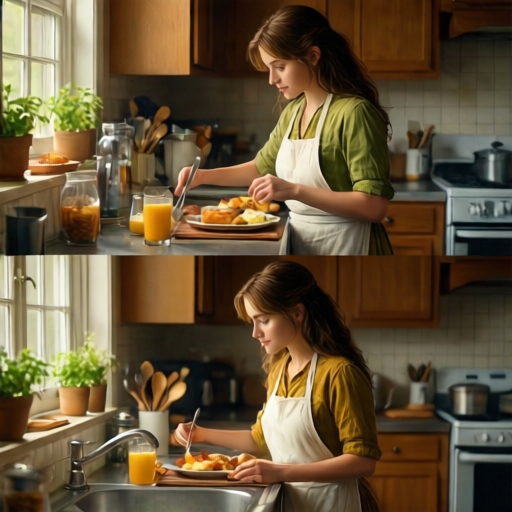
#> input picture outputs/candidates/01/scene_1/candidate_1.png, 512 x 512 px
$ python -i rerank_candidates.py   (imports and definitions only)
#> lines starting #> are read from the running program, lines starting #| are printed output that depends on the picture
"""Select one final candidate image per scene from the generation manifest.

The script is designed to be robust in lightweight environments:

- if Pillow is available, it uses simple image-quality and continuity features
- otherwise, it falls back to byte-level file features so the pipeline still
  closes end-to-end
- CLIP-style text-image scoring can be added later without changing the output
  schema
"""

from __future__ import annotations

import argparse
import json
import math
from dataclasses import dataclass
from pathlib import Path
from typing import Any

from run_utils import resolve_run_paths
from style_utils import DEFAULT_STYLE_ID, resolve_style_run_paths


@dataclass(frozen=True)
class CandidateRecord:
    style_id: str
    case_id: str
    scene_id: int
    candidate_id: int
    seed: int
    prompt: str
    negative_prompt: str
    output_path: Path
    status: str


@dataclass
class CandidateFeatures:
    quality_score: float
    continuity_vector: list[float]
    metadata: dict[str, Any]


# [44 lines left out: function parse_args, not called in this run]


def read_json(path: Path) -> dict[str, Any]:
    with path.open("r", encoding="utf-8") as handle:
        return json.load(handle)


# [5 lines left out: function write_json, not called in this run]


def clamp01(value: float) -> float:
    return max(0.0, min(1.0, value))


# [72 lines left out: functions cosine_similarity, entropy_from_bytes, chunk_means, choose_backend, extract_byte_features, not called in this run]


def extract_pillow_features(path: Path) -> CandidateFeatures:
    from PIL import Image, ImageStat

    image = Image.open(path).convert("RGB")
#> image is the input picture: PIL image 512x512 RGB; mean R, G, B 101.1, 83.6, 56.5
    grayscale = image.convert("L")
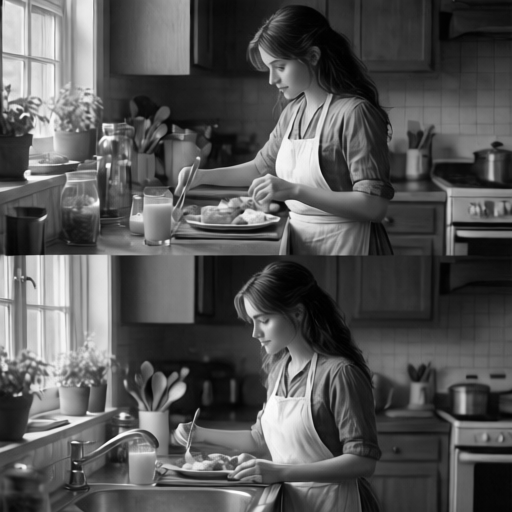
#> grayscale: PIL image 512x512 L; min 0, max 255, mean 85.8
    stat = ImageStat.Stat(grayscale)
    mean = float(stat.mean[0])
#> mean = 85.77
    stddev = float(stat.stddev[0])
#> stddev = 60.78
    histogram = grayscale.histogram()
#> histogram = 256 values, max 2823 at index 49, min 4 at index 255, mean 1024
    total = float(sum(histogram)) or 1.0
#> total = 262144
    vector = [count / total for count in histogram]
#> vector = 256 values, max 0.0108 at index 49, min 1.53e-05 at index 255, mean 0.00391

    brightness_score = 1.0 - min(abs(mean - 127.5) / 127.5, 1.0)
#> brightness_score = 0.673
    contrast_score = clamp01(stddev / 64.0)
#> contrast_score = 0.95
#> (the run stopped early here; a loop or call above may not have finished)

$ run again, on outputs/candidates/01/scene_3/candidate_1.png
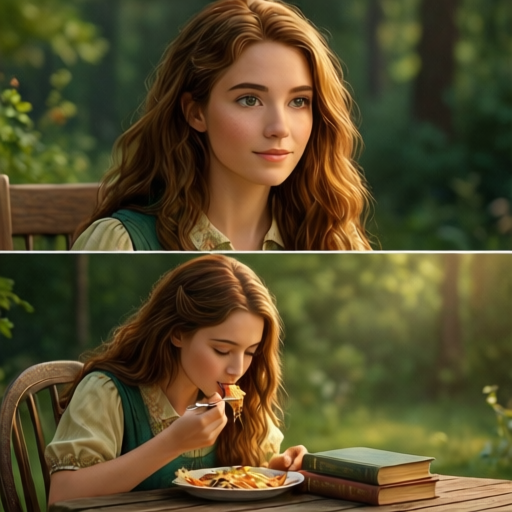
#> input picture outputs/candidates/01/scene_3/candidate_1.png, 512 x 512 px
#> in extract_pillow_features, image is the input picture: PIL image 512x512 RGB; mean R, G, B 86.2, 76, 42.4
#> in extract_pillow_features, `grayscale = image.convert("L")`:
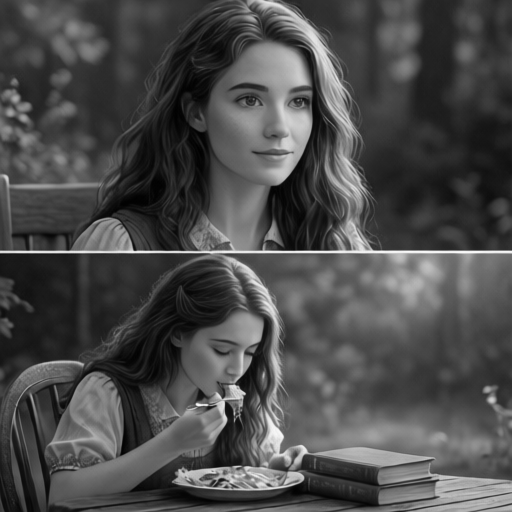
#> grayscale: PIL image 512x512 L; min 1, max 249, mean 75.2
#> mean = 75.23
#> stddev = 44.46
#> histogram = 256 values, max 3405 at index 49, min 0 at index 0, mean 1024
#> total = 262144
#> vector = 256 values, max 0.013 at index 49, min 0 at index 0, mean 0.00391
#> brightness_score = 0.59
#> contrast_score = 0.695

$ run again, on outputs/candidates/01/scene_3/candidate_2.png
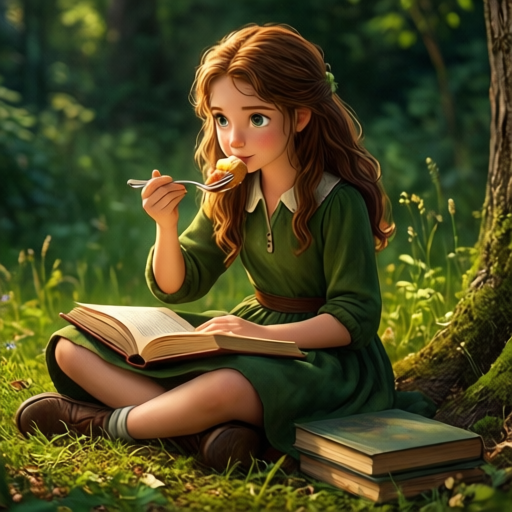
#> input picture outputs/candidates/01/scene_3/candidate_2.png, 512 x 512 px
#> in extract_pillow_features, image is the input picture: PIL image 512x512 RGB; mean R, G, B 72.6, 70.5, 32.9
#> in extract_pillow_features, `grayscale = image.convert("L")`:
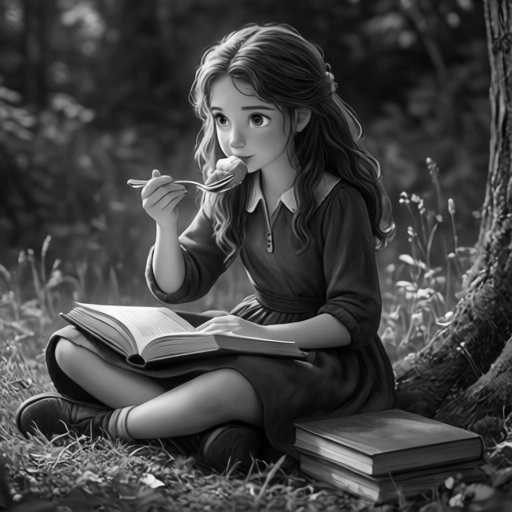
#> grayscale: PIL image 512x512 L; min 0, max 252, mean 66.9
#> mean = 66.86
#> stddev = 47.29
#> histogram = 256 values, max 3734 at index 30, min 0 at index 253, mean 1024
#> total = 262144
#> vector = 256 values, max 0.0142 at index 30, min 0 at index 253, mean 0.00391
#> brightness_score = 0.524
#> contrast_score = 0.739

$ run again, on outputs/candidates/02/scene_1/candidate_1.png
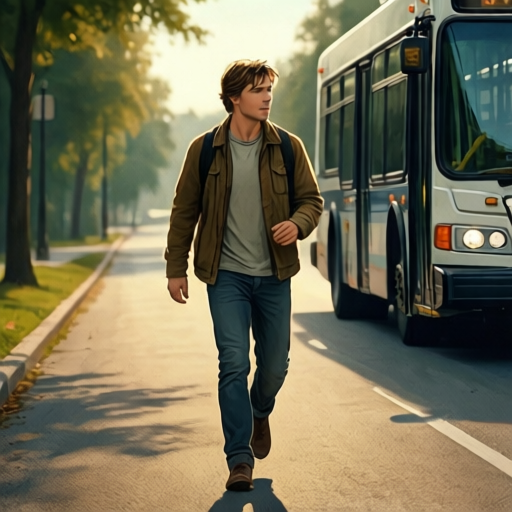
#> input picture outputs/candidates/02/scene_1/candidate_1.png, 512 x 512 px
#> in extract_pillow_features, image is the input picture: PIL image 512x512 RGB; mean R, G, B 115.8, 110.7, 85.7
#> in extract_pillow_features, `grayscale = image.convert("L")`:
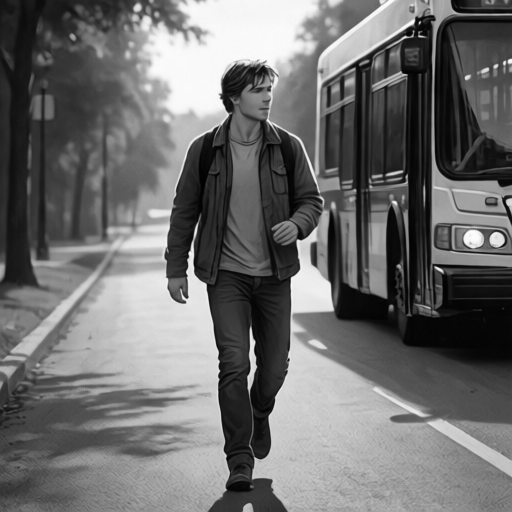
#> grayscale: PIL image 512x512 L; min 1, max 253, mean 109.4
#> mean = 109.4
#> stddev = 69.89
#> histogram = 256 values, max 3031 at index 249, min 0 at index 0, mean 1024
#> total = 262144
#> vector = 256 values, max 0.0116 at index 249, min 0 at index 0, mean 0.00391
#> brightness_score = 0.858
#> contrast_score = 1
